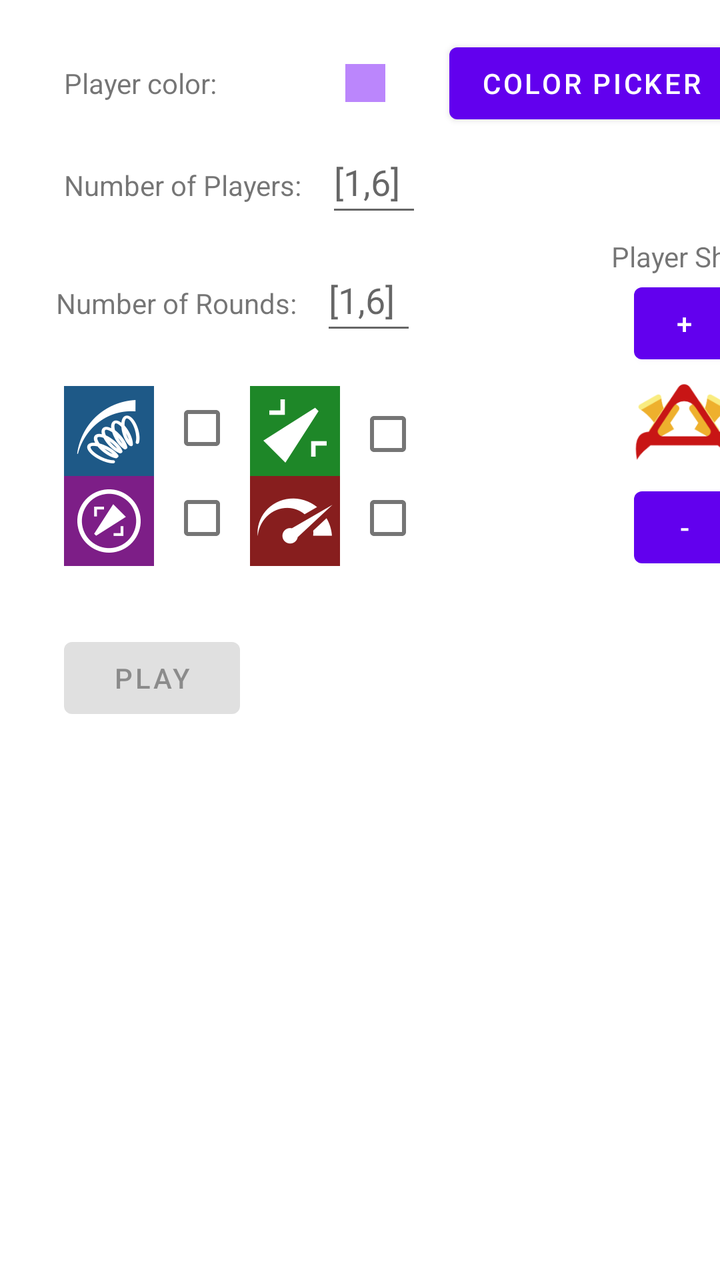
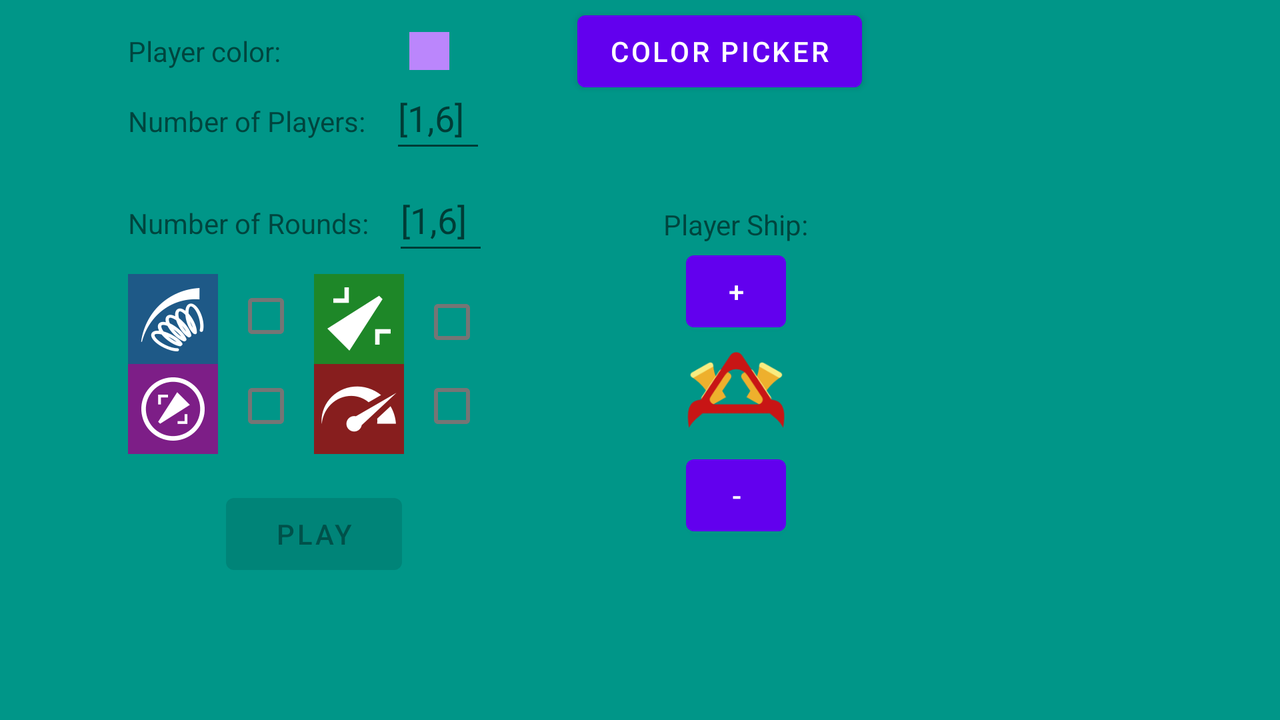

The same Android screen from two of the app's own layout files: first res/layout/ as a phone draws it, then the repository's variant for another configuration, drawn on a device whose configuration selects that folder. Both files follow.
<!-- AndroidManifest.xml: application theme Theme.FreeApp_CurveFever -->
<!-- res/layout/activity_menu.xml -->
<?xml version="1.0" encoding="utf-8"?>
<androidx.constraintlayout.widget.ConstraintLayout xmlns:android="http://schemas.android.com/apk/res/android"
    xmlns:app="http://schemas.android.com/apk/res-auto"
    xmlns:tools="http://schemas.android.com/tools"
    android:layout_width="match_parent"
    android:layout_height="match_parent"
    tools:context=".Menu.MenuActivity">

    <ImageView
        android:id="@+id/reverseImageView"
        android:layout_width="wrap_content"
        android:layout_height="wrap_content"
        android:background="#1E8728"
        app:layout_constraintStart_toEndOf="@+id/jumpCheckBox"
        app:layout_constraintTop_toTopOf="@+id/imageView3"
        app:srcCompat="@drawable/powerup_thick_down" />

    <CheckBox
        android:id="@+id/sizeDownCheckBox"
        android:layout_width="wrap_content"
        android:layout_height="wrap_content"
        app:layout_constraintBottom_toBottomOf="@+id/reverseImageView"
        app:layout_constraintStart_toEndOf="@+id/reverseImageView"
        app:layout_constraintTop_toTopOf="@+id/reverseImageView"
        app:layout_constraintVertical_bias="0.0" />

    <ImageView
        android:id="@+id/speedUpImageView"
        android:layout_width="wrap_content"
        android:layout_height="wrap_content"
        android:background="#871E1E"
        app:layout_constraintStart_toEndOf="@+id/thickUpCheckBox"
        app:layout_constraintTop_toTopOf="@+id/thickUpImageView"
        app:srcCompat="@drawable/powerup_speed_up" />

    <CheckBox
        android:id="@+id/speedUpCheckBox"
        android:layout_width="wrap_content"
        android:layout_height="wrap_content"
        app:layout_constraintBottom_toBottomOf="@+id/speedUpImageView"
        app:layout_constraintStart_toEndOf="@+id/speedUpImageView"
        app:layout_constraintTop_toTopOf="@+id/speedUpImageView"
        app:layout_constraintVertical_bias="1.0" />

    <CheckBox
        android:id="@+id/jumpCheckBox"
        android:layout_width="wrap_content"
        android:layout_height="wrap_content"
        app:layout_constraintBottom_toBottomOf="@+id/imageView3"
        app:layout_constraintStart_toEndOf="@+id/imageView3"
        app:layout_constraintTop_toTopOf="@+id/imageView3"
        app:layout_constraintVertical_bias="1.0" />

    <ImageView
        android:id="@+id/imageView3"
        android:layout_width="wrap_content"
        android:layout_height="wrap_content"
        android:layout_marginStart="32dp"
        android:layout_marginTop="32dp"
        android:background="#1E5987"
        app:layout_constraintStart_toStartOf="parent"
        app:layout_constraintTop_toBottomOf="@+id/nRoundsTextView"
        app:srcCompat="@drawable/powerup_jump" />

    <EditText
        android:id="@+id/nRoundsEditText"
        android:layout_width="48dp"
        android:layout_height="48dp"
        android:layout_marginStart="12dp"
        android:ems="1"
        android:hint="[1,6]"
        android:inputType="number"
        android:maxLength="1"
        android:minEms="2"
        app:layout_constraintBaseline_toBaselineOf="@+id/nRoundsTextView"
        app:layout_constraintStart_toEndOf="@+id/nRoundsTextView" />

    <TextView
        android:id="@+id/nRoundsTextView"
        android:layout_width="wrap_content"
        android:layout_height="wrap_content"
        android:layout_marginStart="28dp"
        android:layout_marginTop="40dp"
        android:text="Number of Rounds:"
        app:layout_constraintStart_toStartOf="parent"
        app:layout_constraintTop_toBottomOf="@+id/nPlayerTextView" />

    <Button
        android:id="@+id/playerColorPicker"
        android:layout_width="wrap_content"
        android:layout_height="wrap_content"
        android:layout_marginStart="32dp"
        android:text="color picker"
        app:layout_constraintBaseline_toBaselineOf="@+id/playerColorTextView"
        app:layout_constraintStart_toEndOf="@+id/playerColorViewer" />

    <View
        android:id="@+id/playerColorViewer"
        android:layout_width="20dp"
        android:layout_height="0dp"
        android:layout_marginStart="64dp"
        android:background="@color/purple_200"
        app:layout_constraintBottom_toBottomOf="@+id/playerColorTextView"
        app:layout_constraintStart_toEndOf="@+id/playerColorTextView"
        app:layout_constraintTop_toTopOf="@+id/playerColorTextView"
        app:layout_constraintVertical_bias="1.0" />

    <TextView
        android:id="@+id/playerColorTextView"
        android:layout_width="wrap_content"
        android:layout_height="wrap_content"
        android:layout_marginStart="32dp"
        android:layout_marginTop="32dp"
        android:text="Player color:"
        app:layout_constraintStart_toStartOf="parent"
        app:layout_constraintTop_toTopOf="parent" />

    <ImageView
        android:id="@+id/playerShipImageView"
        android:layout_width="50dp"
        android:layout_height="50dp"
        android:layout_marginTop="120dp"
        app:layout_constraintEnd_toEndOf="@+id/playerColorPicker"
        app:layout_constraintTop_toBottomOf="@+id/playerColorPicker"
        app:srcCompat="@drawable/ship_1_icon" />

    <Button
        android:id="@+id/plusPlayerShipButton"
        android:layout_width="0dp"
        android:layout_height="wrap_content"
        android:layout_marginTop="4dp"
        android:text="-"
        app:layout_constraintEnd_toEndOf="@+id/playerShipImageView"
        app:layout_constraintHorizontal_bias="0.0"
        app:layout_constraintStart_toStartOf="@+id/playerShipImageView"
        app:layout_constraintTop_toBottomOf="@+id/playerShipImageView" />

    <Button
        android:id="@+id/minusPlayerShipButton"
        android:layout_width="0dp"
        android:layout_height="wrap_content"
        android:text="+"
        app:layout_constraintBottom_toTopOf="@+id/playerShipImageView"
        app:layout_constraintEnd_toEndOf="@+id/playerShipImageView"
        app:layout_constraintHorizontal_bias="0.0"
        app:layout_constraintStart_toStartOf="@+id/playerShipImageView" />

    <TextView
        android:id="@+id/playerShipTextView"
        android:layout_width="wrap_content"
        android:layout_height="wrap_content"
        android:text="Player Ship:"
        app:layout_constraintBottom_toTopOf="@+id/minusPlayerShipButton"
        app:layout_constraintEnd_toEndOf="@+id/playerShipImageView"
        app:layout_constraintStart_toStartOf="@+id/playerShipImageView" />

    <TextView
        android:id="@+id/nPlayerTextView"
        android:layout_width="wrap_content"
        android:layout_height="wrap_content"
        android:layout_marginStart="32dp"
        android:layout_marginTop="32dp"
        android:text="Number of Players:"
        app:layout_constraintStart_toStartOf="parent"
        app:layout_constraintTop_toBottomOf="@+id/playerColorTextView" />

    <EditText
        android:id="@+id/nPlayersEditText"
        android:layout_width="48dp"
        android:layout_height="48dp"
        android:layout_marginStart="12dp"
        android:ems="1"
        android:hint="[1,6]"
        android:inputType="number"
        android:maxLength="1"
        android:minEms="2"
        app:layout_constraintBaseline_toBaselineOf="@+id/nPlayerTextView"
        app:layout_constraintStart_toEndOf="@+id/nPlayerTextView" />

    <Button
        android:id="@+id/playButton"
        android:layout_width="wrap_content"
        android:layout_height="wrap_content"
        android:layout_marginStart="32dp"
        android:layout_marginTop="32dp"
        android:enabled="false"
        android:text="PLAY"
        app:layout_constraintStart_toStartOf="parent"
        app:layout_constraintTop_toBottomOf="@+id/thickUpImageView" />

    <ImageView
        android:id="@+id/thickUpImageView"
        android:layout_width="wrap_content"
        android:layout_height="wrap_content"
        android:layout_marginStart="32dp"
        android:background="#7D1E87"
        app:layout_constraintStart_toStartOf="parent"
        app:layout_constraintTop_toBottomOf="@+id/imageView3"
        app:srcCompat="@drawable/powerup_thick_up" />

    <CheckBox
        android:id="@+id/thickUpCheckBox"
        android:layout_width="wrap_content"
        android:layout_height="wrap_content"
        app:layout_constraintBottom_toBottomOf="@+id/thickUpImageView"
        app:layout_constraintStart_toEndOf="@+id/thickUpImageView"
        app:layout_constraintTop_toTopOf="@+id/thickUpImageView"
        app:layout_constraintVertical_bias="1.0" />

</androidx.constraintlayout.widget.ConstraintLayout>
<!-- resources referenced by this layout -->
<resources>
  <!-- drawable powerup_jump: png bitmap (drawable-nodpi, 3373 bytes) -->
  <!-- drawable powerup_speed_up: png bitmap (drawable-nodpi, 2214 bytes) -->
  <!-- drawable powerup_thick_down: png bitmap (drawable-nodpi, 1197 bytes) -->
  <!-- drawable powerup_thick_up: png bitmap (drawable-nodpi, 2860 bytes) -->
  <!-- drawable ship_1_icon: png bitmap (drawable-nodpi, 8900 bytes) -->
  <style name="Theme.FreeApp_CurveFever" parent="Theme.MaterialComponents.DayNight.DarkActionBar">
          
          <item name="colorPrimary">@color/purple_500</item>
          <item name="colorPrimaryVariant">@color/purple_700</item>
          <item name="colorOnPrimary">@color/white</item>
          
          <item name="colorSecondary">@color/teal_200</item>
          <item name="colorSecondaryVariant">@color/teal_700</item>
          <item name="colorOnSecondary">@color/black</item>
          
          <item name="android:statusBarColor">?attr/colorPrimaryVariant</item>
          
      </style>
</resources>
<!-- res/layout-land/activity_menu.xml (the repository's variant of the layout above) -->
<!-- drawn on the phone turned sideways -->
<?xml version="1.0" encoding="utf-8"?>
<androidx.constraintlayout.widget.ConstraintLayout xmlns:android="http://schemas.android.com/apk/res/android"
    xmlns:app="http://schemas.android.com/apk/res-auto"
    xmlns:tools="http://schemas.android.com/tools"
    android:layout_width="match_parent"
    android:layout_height="match_parent"
    android:background="#009688"
    tools:context=".Menu.MenuActivity">

    <ImageView
        android:id="@+id/reverseImageView"
        android:layout_width="wrap_content"
        android:layout_height="wrap_content"
        android:background="#1E8728"
        app:layout_constraintStart_toEndOf="@+id/jumpCheckBox"
        app:layout_constraintTop_toTopOf="@+id/imageView3"
        app:srcCompat="@drawable/powerup_thick_down" />

    <CheckBox
        android:id="@+id/sizeDownCheckBox"
        android:layout_width="wrap_content"
        android:layout_height="wrap_content"
        app:layout_constraintBottom_toBottomOf="@+id/reverseImageView"
        app:layout_constraintStart_toEndOf="@+id/reverseImageView"
        app:layout_constraintTop_toTopOf="@+id/reverseImageView"
        app:layout_constraintVertical_bias="0.0" />

    <ImageView
        android:id="@+id/speedUpImageView"
        android:layout_width="wrap_content"
        android:layout_height="wrap_content"
        android:background="#871E1E"
        app:layout_constraintStart_toEndOf="@+id/thickUpCheckBox"
        app:layout_constraintTop_toTopOf="@+id/thickUpImageView"
        app:srcCompat="@drawable/powerup_speed_up" />

    <CheckBox
        android:id="@+id/speedUpCheckBox"
        android:layout_width="wrap_content"
        android:layout_height="wrap_content"
        app:layout_constraintBottom_toBottomOf="@+id/speedUpImageView"
        app:layout_constraintStart_toEndOf="@+id/speedUpImageView"
        app:layout_constraintTop_toTopOf="@+id/speedUpImageView"
        app:layout_constraintVertical_bias="1.0" />

    <CheckBox
        android:id="@+id/jumpCheckBox"
        android:layout_width="wrap_content"
        android:layout_height="wrap_content"
        app:layout_constraintBottom_toBottomOf="@+id/imageView3"
        app:layout_constraintStart_toEndOf="@+id/imageView3"
        app:layout_constraintTop_toTopOf="@+id/imageView3"
        app:layout_constraintVertical_bias="1.0" />

    <ImageView
        android:id="@+id/imageView3"
        android:layout_width="wrap_content"
        android:layout_height="wrap_content"
        android:layout_marginTop="16dp"
        android:background="#1E5987"
        app:layout_constraintStart_toStartOf="@+id/nRoundsTextView"
        app:layout_constraintTop_toBottomOf="@+id/nRoundsTextView"
        app:srcCompat="@drawable/powerup_jump" />

    <EditText
        android:id="@+id/nRoundsEditText"
        android:layout_width="48dp"
        android:layout_height="48dp"
        android:layout_marginStart="12dp"
        android:ems="1"
        android:hint="[1,6]"
        android:inputType="number"
        android:maxLength="1"
        android:minEms="2"
        app:layout_constraintBaseline_toBaselineOf="@+id/nRoundsTextView"
        app:layout_constraintStart_toEndOf="@+id/nRoundsTextView" />

    <TextView
        android:id="@+id/nRoundsTextView"
        android:layout_width="wrap_content"
        android:layout_height="wrap_content"
        android:layout_marginTop="32dp"
        android:text="Number of Rounds:"
        app:layout_constraintStart_toStartOf="@+id/nPlayerTextView"
        app:layout_constraintTop_toBottomOf="@+id/nPlayerTextView" />

    <Button
        android:id="@+id/playerColorPicker"
        android:layout_width="wrap_content"
        android:layout_height="wrap_content"
        android:layout_marginStart="64dp"
        android:text="color picker"
        app:layout_constraintBaseline_toBaselineOf="@+id/playerColorTextView"
        app:layout_constraintStart_toEndOf="@+id/playerColorViewer" />

    <View
        android:id="@+id/playerColorViewer"
        android:layout_width="20dp"
        android:layout_height="0dp"
        android:layout_marginStart="64dp"
        android:background="@color/purple_200"
        app:layout_constraintBottom_toBottomOf="@+id/playerColorTextView"
        app:layout_constraintStart_toEndOf="@+id/playerColorTextView"
        app:layout_constraintTop_toTopOf="@+id/playerColorTextView"
        app:layout_constraintVertical_bias="1.0" />

    <TextView
        android:id="@+id/playerColorTextView"
        android:layout_width="wrap_content"
        android:layout_height="wrap_content"
        android:layout_marginStart="64dp"
        android:layout_marginTop="16dp"
        android:text="Player color:"
        app:layout_constraintStart_toStartOf="parent"
        app:layout_constraintTop_toTopOf="parent" />

    <ImageView
        android:id="@+id/playerShipImageView"
        android:layout_width="50dp"
        android:layout_height="50dp"
        android:layout_marginStart="16dp"
        android:layout_marginTop="120dp"
        app:layout_constraintEnd_toEndOf="@+id/playerColorPicker"
        app:layout_constraintStart_toStartOf="@+id/playerColorPicker"
        app:layout_constraintTop_toBottomOf="@+id/playerColorPicker"
        app:srcCompat="@drawable/ship_1_icon" />

    <Button
        android:id="@+id/plusPlayerShipButton"
        android:layout_width="0dp"
        android:layout_height="wrap_content"
        android:layout_marginTop="4dp"
        android:text="-"
        app:layout_constraintEnd_toEndOf="@+id/playerShipImageView"
        app:layout_constraintHorizontal_bias="0.0"
        app:layout_constraintStart_toStartOf="@+id/playerShipImageView"
        app:layout_constraintTop_toBottomOf="@+id/playerShipImageView" />

    <Button
        android:id="@+id/minusPlayerShipButton"
        android:layout_width="0dp"
        android:layout_height="wrap_content"
        android:text="+"
        app:layout_constraintBottom_toTopOf="@+id/playerShipImageView"
        app:layout_constraintEnd_toEndOf="@+id/playerShipImageView"
        app:layout_constraintHorizontal_bias="0.0"
        app:layout_constraintStart_toStartOf="@+id/playerShipImageView" />

    <TextView
        android:id="@+id/playerShipTextView"
        android:layout_width="wrap_content"
        android:layout_height="wrap_content"
        android:text="Player Ship:"
        app:layout_constraintBottom_toTopOf="@+id/minusPlayerShipButton"
        app:layout_constraintEnd_toEndOf="@+id/playerShipImageView"
        app:layout_constraintStart_toStartOf="@+id/playerShipImageView" />

    <TextView
        android:id="@+id/nPlayerTextView"
        android:layout_width="wrap_content"
        android:layout_height="wrap_content"
        android:layout_marginTop="16dp"
        android:text="Number of Players:"
        app:layout_constraintStart_toStartOf="@+id/playerColorTextView"
        app:layout_constraintTop_toBottomOf="@+id/playerColorTextView" />

    <EditText
        android:id="@+id/nPlayersEditText"
        android:layout_width="48dp"
        android:layout_height="48dp"
        android:layout_marginStart="12dp"
        android:ems="1"
        android:hint="[1,6]"
        android:inputType="number"
        android:maxLength="1"
        android:minEms="2"
        app:layout_constraintBaseline_toBaselineOf="@+id/nPlayerTextView"
        app:layout_constraintStart_toEndOf="@+id/nPlayerTextView" />

    <Button
        android:id="@+id/playButton"
        android:layout_width="wrap_content"
        android:layout_height="wrap_content"
        android:layout_marginTop="16dp"
        android:enabled="false"
        android:text="PLAY"
        app:layout_constraintEnd_toEndOf="@+id/speedUpCheckBox"
        app:layout_constraintStart_toStartOf="@+id/thickUpImageView"
        app:layout_constraintTop_toBottomOf="@+id/thickUpImageView" />

    <ImageView
        android:id="@+id/thickUpImageView"
        android:layout_width="wrap_content"
        android:layout_height="wrap_content"
        android:background="#7D1E87"
        app:layout_constraintStart_toStartOf="@+id/imageView3"
        app:layout_constraintTop_toBottomOf="@+id/imageView3"
        app:srcCompat="@drawable/powerup_thick_up" />

    <CheckBox
        android:id="@+id/thickUpCheckBox"
        android:layout_width="wrap_content"
        android:layout_height="wrap_content"
        app:layout_constraintBottom_toBottomOf="@+id/thickUpImageView"
        app:layout_constraintStart_toEndOf="@+id/thickUpImageView"
        app:layout_constraintTop_toTopOf="@+id/thickUpImageView"
        app:layout_constraintVertical_bias="1.0" />

</androidx.constraintlayout.widget.ConstraintLayout>
